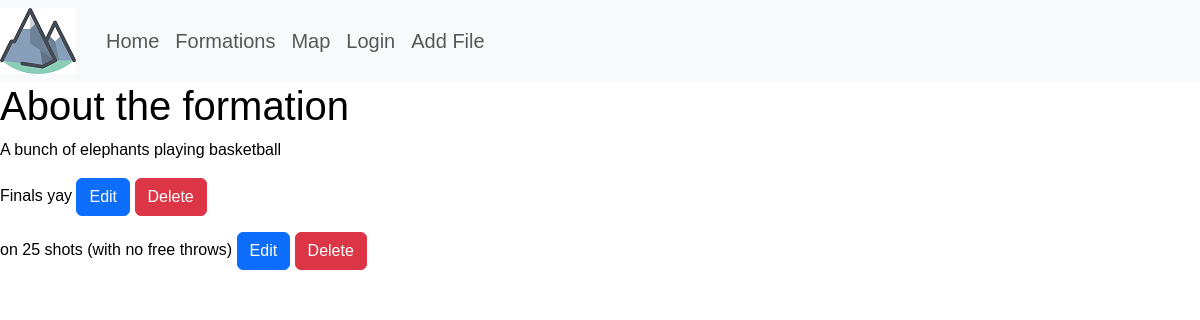
The app's page /portfolio/2, older data.
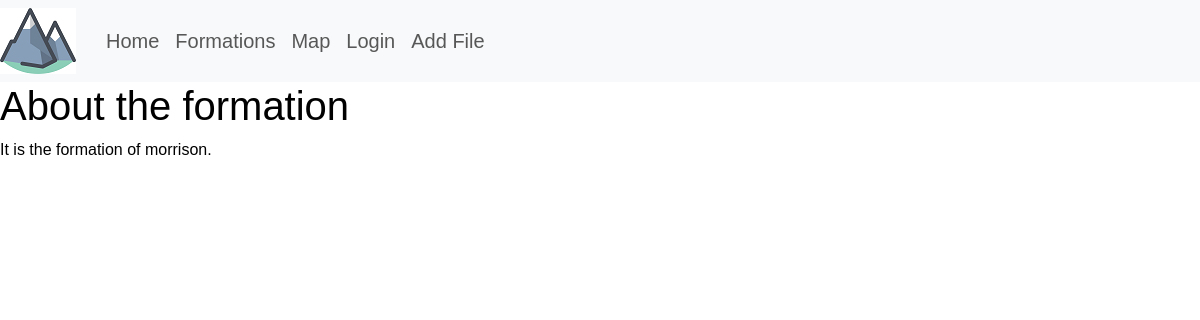
The same page, newer data.
### portfolio_app/models.py (models this page shows, shortened)
class Portfolio(models.Model):
    title = models.CharField(max_length=200, default=timezone.now)
    contact_email = models.CharField(max_length=200, default=timezone.now)
    is_active = models.BooleanField(default=False)
    about = models.TextField(blank=True)

class Project(models.Model):
    title = models.CharField(max_length=200, default=timezone.now)
    description = models.TextField()
    portfolio = models.ForeignKey(Portfolio, on_delete=models.CASCADE, default = None, null = True)
    def get_absolute_url(self):
        return reverse('project-detail', args=[str(self.id)])

### portfolio_app/views.py (the view, shortened to what this page needs)
# urls.py: path('portfolio/<int:pk>', views.PortfolioDetailView.as_view(), name= 'portfolio-detail'),
class PortfolioDetailView(generic.DetailView):
    model = Portfolio
    def get_context_data(self, **kwargs):
        projects = Project.objects.all()
        student_portfolio_projects = []
        for project in projects:
            if project.portfolio.id == self.object.id:
                student_portfolio_projects.append(project)
        context = super(PortfolioDetailView, self).get_context_data( **kwargs)
        context["student_portfolio_projects"] = student_portfolio_projects
        return context

### portfolio_app/templates/portfolio_app/portfolio_detail.html
{% extends 'portfolio_app/base_template.html' %}
{% block content %}
<h1>About the  {{student.name}} formation </h1>
<p><strong></strong> {{ portfolio.about }}</p>
<ul class="list-group">
    {% for i in student_portfolio_projects %}
    <li>
    <p>{{i.description}}
    <a class="btn btn-primary" href="{{i.get_absolute_url}}/update" role="button">Edit</a>
    <a class="btn btn-danger" href="{{i.get_absolute_url}}">Delete</a>
    </li>
    {% endfor %}
    </ul>
    {% endblock %}

### portfolio_app/templates/portfolio_app/base_template.html (shortened to what this page needs)
{% load static %}
<!DOCTYPE html>
<html lang="en">
<head>
{% load bootstrap5 %}
{% bootstrap_css %}
<body style="background-color:white;">
</head>
<body>
<nav class="navbar navbar-expand-lg navbar-light bg-light lead">
<img src="{% static 'images/mountain.gif' %}" />
<div class="container-fluid">
<div class="collapse navbar-collapse" id="navbarNavAltMarkup">
<div class="navbar-nav">
<a class="nav-link" href="{% url 'index' %}">Home</a>
<a class="nav-link" href="{% url 'students' %}">Formations</a>
<a class="nav-link" href="{% url 'projects' %}">Map</a>
<a class="nav-link" href="{% url 'login' %}">Login</a>
<a class="nav-link" href="{% url 'upload_file' %}">Add File</a>
</div>
</div>
</div>
</nav>
{% block content %}
{% endblock %}
</body>
</html>

### portfolio_app/templates/portfolio_app/base_template.html (style rules this page uses)
h1 { color: black; }
p { color: black; }
body { font-family: Arial, Helvetica, sans-serif; }
.navbar img { float: left; margin-right: 10px; }

Row changes from the older to the newer data that the page shows:
removed Project: description "Finals yay"
removed Project: description "on 25 shots (with no free throws)"
changed Portfolio: about "A bunch of elephants playing basketball" → "It is the formation of morrison."
